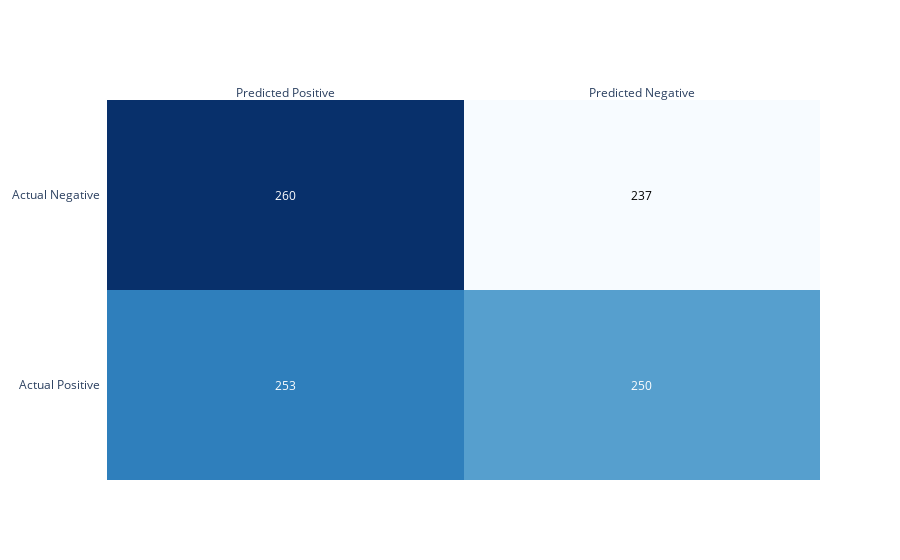

Notebook code for this chart:
### Code cell
state = BinaryMetrics()(y_pred, y_true)

state.plot_confusion_matrix()

### Figure 1 — Plotly figure (JSON) as saved in the notebook; plotly's stock layout.template omitted (floating-point values rounded to 4 significant figures)
{"data": [{"colorscale": [[0, "rgb(247,251,255)"], [0.125, "rgb(222,235,247)"], [0.25, "rgb(198,219,239)"], [0.375, "rgb(158,202,225)"], [0.5, "rgb(107,174,214)"], [0.625, "rgb(66,146,198)"], [0.75, "rgb(33,113,181)"], [0.875, "rgb(8,81,156)"], [1, "rgb(8,48,107)"]], "reversescale": false, "showscale": false, "type": "heatmap", "x": ["Predicted Positive", "Predicted Negative"], "y": ["Actual Positive", "Actual Negative"], "z": [[253, 250], [260, 237]]}], "layout": {"annotations": [{"font": {"color": "#FFFFFF"}, "showarrow": false, "text": "253", "x": "Predicted Positive", "xref": "x", "y": "Actual Positive", "yref": "y"}, {"font": {"color": "#FFFFFF"}, "showarrow": false, "text": "250", "x": "Predicted Negative", "xref": "x", "y": "Actual Positive", "yref": "y"}, {"font": {"color": "#FFFFFF"}, "showarrow": false, "text": "260", "x": "Predicted Positive", "xref": "x", "y": "Actual Negative", "yref": "y"}, {"font": {"color": "#000000"}, "showarrow": false, "text": "237", "x": "Predicted Negative", "xref": "x", "y": "Actual Negative", "yref": "y"}], "xaxis": {"dtick": 1, "gridcolor": "rgb(0, 0, 0)", "side": "top", "ticks": ""}, "yaxis": {"dtick": 1, "ticks": "", "ticksuffix": "  "}}}
